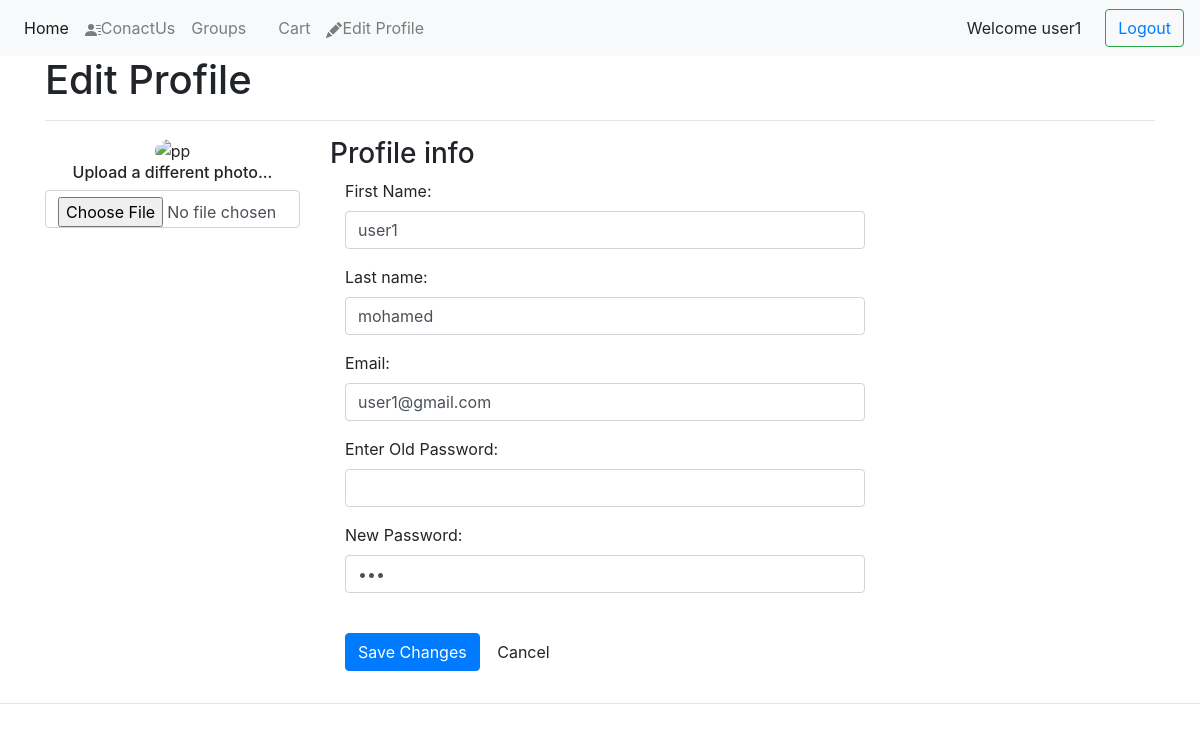
The page /profile.php (signed in) on the database its author committed.
### tables this page shows
CREATE TABLE `data` (
  `id` int(11) NOT NULL,
  `First_Name` varchar(40) NOT NULL,
  `Last_Name` varchar(40) NOT NULL,
  `Email` varchar(100) NOT NULL,
  `Password` varchar(50) NOT NULL,
  `Gender` varchar(11) NOT NULL,
  `type` varchar(11) NOT NULL,
  `Photo_Name` varchar(512) NOT NULL
);

### profile.php (the view, shortened to what this page needs)
<?php
require_once("navbar.php");
include("connectionproject.php");
$id = $_SESSION['id'];
$sql = "SELECT * FROM data WHERE id='$id'";
$result = mysqli_query($conn,$sql);
$row = mysqli_fetch_array($result);
?>
<html lang="en"><head>
    <link rel="stylesheet" href="https://cdn.jsdelivr.net/npm/bootstrap@4.5.3/dist/css/bootstrap.min.css">
     <link rel="stylesheet" href="https://stackpath.bootstrapcdn.com/bootstrap/4.4.1/css/bootstrap.min.css">
  <body>
    <link rel="stylesheet" href="https://cdn.jsdelivr.net/npm/bootstrap@4.5.3/dist/css/bootstrap.min.css">
    <link rel="stylesheet" type="text/css" href="project.css">
    <link rel="stylesheet" href="https://cdn.jsdelivr.net/npm/bootstrap@4.5.3/dist/css/bootstrap.min.css">
    <link rel="stylesheet" type="text/css" href="project.css">
  <div class="container">
    <h1>Edit Profile</h1>
  	<hr>
	<div class="row">
      <div class="col-md-3">
        <div class="text-center">
          <?php if($row['Photo_Name']==0)
          {
           echo" <img src='https://aui.atlassian.com/aui/8.6/docs/images/avatar-person.svg' style='vertical-align: middle;
         width: 120px;
         height: 120px;
           border-radius: 50%;'>
          ";
          }
          else
          {
     echo"<img src='{$row['Photo_Name']}' alt='pp' style='vertical-align: middle;
  width: 120px;
  height: 120px;
  border-radius: 50%;'>
  ";}
  ?>
   <form method="post">
          <h6>Upload a different photo...</h6>
          <input type="file" class="form-control" name="photo" value="<?php echo $row['Photo_Name']?>;">
        </div>
      </div>
      <div class="col-md-9 personal-info">
        <h3>Profile info</h3>
          <div class="form-group">
            <label class="col-lg-3 control-label">First Name:</label>
            <div class="col-lg-8">
              <input class="form-control" name="fn" type="text" value="<?php echo $row['First_Name'];?>">
            </div>
          </div>
          <div class="form-group">
            <label class="col-lg-3 control-label">Last name:</label>
            <div class="col-lg-8">
              <input class="form-control" type="text" name="ln" value="<?php echo $row['Last_Name'];?>">
            </div>
          </div>
          <div class="form-group">
            <label class="col-lg-3 control-label">Email:</label>
            <div class="col-lg-8">
              <input class="form-control" name="email" type="text" value="<?php echo $row['Email'];?>">
            </div>
          </div>
          <div class="form-group">
            <label class="col-md-3 control-label">Enter Old Password:</label>
            <div class="col-md-8">
              <input class="form-control" name="oldpass" type="password" value="">
            </div>
          </div>
          <div class="form-group">
            <label class="col-md-3 control-label">New Password:</label>
            <div class="col-md-8">
              <input name="newpass" class="form-control" type="password" value="<?php echo $row['Password'];?>">
            </div>
          </div>
          <div class="form-group">
            <div class="col-md-8">
              <input type="submit" name="save" class="btn btn-primary" value="Save Changes">
              <input type="reset" name="cancel" class="btn btn-default" value="Cancel">
            </div>
          </div>
      </div>
  </div>
</div>
<hr>
</body>
</html>

### rows shown on the page
data: fn "user1", ln "mohamed", email "user1@gmail.com"

### other values the page prints
$_SESSION['f'] "user1"
